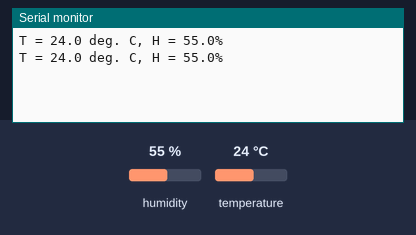
This sketch was run on a simulated Arduino Uno, built with avr-gcc and run on an emulated ATmega328P. Parts: the last lines printed to the serial monitor. The inputs (shaded band) are chosen by the test bench; at power-on: humidity 55 %, temperature 24 °C.

Above: at 6.8 s.
6.9 s: humidity set to 22 %
At 9.8 s:
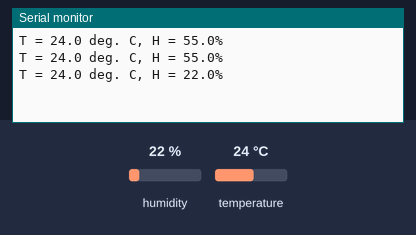
11.4 s: temperature set to 12 °C
At 13.4 s:
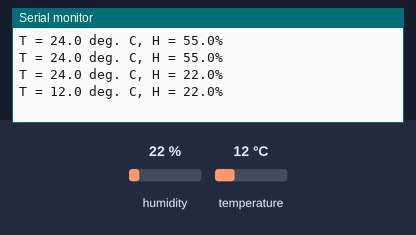
15.9 s: humidity set to 40 %
At 19.2 s:
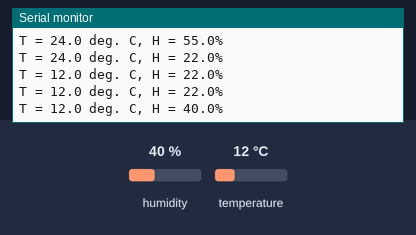
Timing chart, 0 to 20.7 s (numbered marks = the images above; inputs shaded):
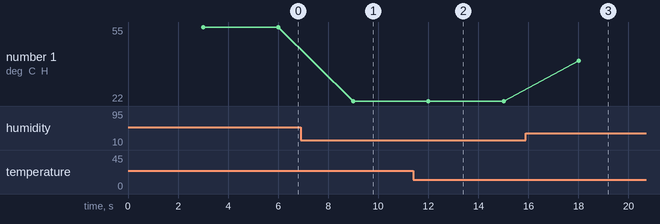

Measured:
- after the input at 6.9 s, the serial monitor: prints a new line after 2.1 s (image 1)
- after the input at 11.4 s, the serial monitor: prints a new line after 0.60 s (image 2)
- after the input at 15.9 s, the serial monitor: prints a new line after 2.1 s (image 3)
- plotted number 1: 55 → 22 after the input at 6.9 s, 22 → 40 after the input at 15.9 s

The sketch:

dht11.ino
```cpp
#include <dht_nonblocking.h>

#define DHT_SENSOR_TYPE DHT_TYPE_11

static const int DHT_SENSOR_PIN = 2;
DHT_nonblocking dht_sensor(DHT_SENSOR_PIN, DHT_SENSOR_TYPE);

void setup() {
  Serial.begin(9600);
}

static bool measure_env(float *temperature, float *humidity) {
  static unsigned long measurement_timestamp = millis();

  // measure every 4s
  if (millis() - measurement_timestamp > 3000ul) {
    if (dht_sensor.measure(temperature, humidity) == true) {
      measurement_timestamp = millis();
      return true;
    }
  }
  return false;
}

void loop() {
  float temperature;
  float humidity;
  if (measure_env(&temperature, &humidity) == true) {
    Serial.print("T = ");
    Serial.print(temperature, 1);
    Serial.print(" deg. C, H = ");
    Serial.print(humidity, 1);
    Serial.print("%");
    Serial.print('\n');
  }
}
```
